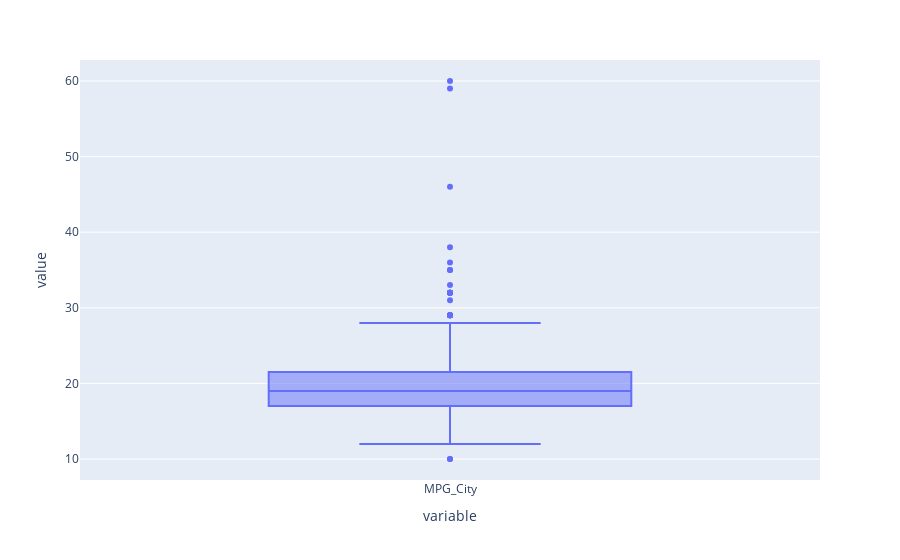

Notebook source saved alongside this figure:
### Markdown cell above
### Removing Outliers from MPG_City Column

### Code cell
px.box(car["MPG_City"])

### Figure 1 — Plotly figure (JSON) as saved in the notebook; plotly's stock layout.template omitted (floating-point values rounded to 4 significant figures; data arrays with more than 128 entries replaced by an {"elided": "..."} marker saying what was removed)
{"data": [{"alignmentgroup": "True", "hovertemplate": "variable=%{x}<br>value=%{y}<extra></extra>", "legendgroup": "", "marker": {"color": "#636efa"}, "name": "", "notched": false, "offsetgroup": "", "orientation": "v", "showlegend": false, "type": "box", "x": {"elided": "428 str values"}, "x0": " ", "xaxis": "x", "y": {"elided": "428 int values"}, "y0": " ", "yaxis": "y"}], "layout": {"boxmode": "group", "legend": {"tracegroupgap": 0}, "margin": {"t": 60}, "xaxis": {"anchor": "y", "domain": [0, 1], "title": {"text": "variable"}}, "yaxis": {"anchor": "x", "domain": [0, 1], "title": {"text": "value"}}}}
